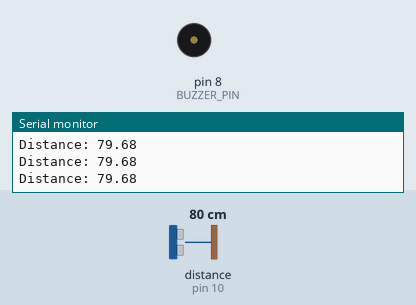
This sketch was run on a simulated Arduino Uno, built with avr-gcc and run on an emulated ATmega328P. Shown: buzzer (waves = sounding, pin HIGH), the last lines printed to the serial monitor. Wiring (inferred from the names in the program): ultrasonic range finder: trigger pin 9; echo pin 10. The inputs (shaded band) are chosen by the test bench; at power-on: distance to the obstacle (sensor on pin 10) 80 cm. The echo pulse lasts 58.3 µs per cm; pins used as bus, display or sensor lines are not drawn.

Above: at 1.2 s.
1.3 s: distance to the obstacle (sensor on pin 10) set to 56 cm
4.3 s: distance to the obstacle (sensor on pin 10) set to 48 cm
At 5.5 s:
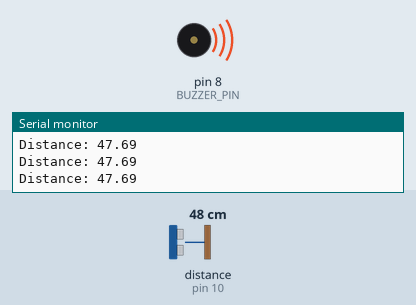
5.9 s: distance to the obstacle (sensor on pin 10) set to 60 cm
At 6.3 s:
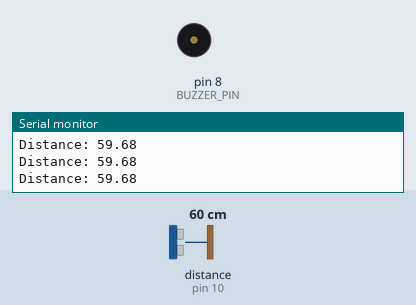
7.4 s: distance to the obstacle (sensor on pin 10) set to 2 cm
At 8.4 s:
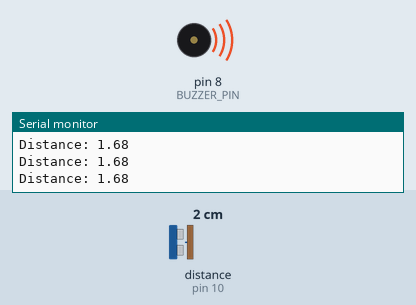
Timing chart, 0 to 9.9 s (numbered marks = the images above; inputs shaded):
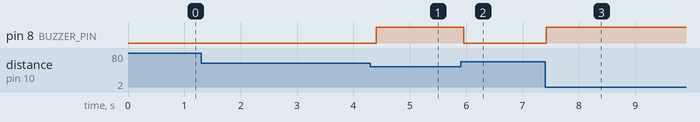

The sketch:

smart-blind-stick.ino
```cpp
#define TRIG_PIN 9
#define ECHO_PIN 10
#define BUZZER_PIN 8

void setup() {
  pinMode(TRIG_PIN, OUTPUT);
  pinMode(ECHO_PIN, INPUT);
  pinMode(BUZZER_PIN, OUTPUT);
  Serial.begin(9600);
}

void loop() {
  long duration;
  float distance;

  digitalWrite(TRIG_PIN, LOW);
  delayMicroseconds(2);

  digitalWrite(TRIG_PIN, HIGH);
  delayMicroseconds(10);
  digitalWrite(TRIG_PIN, LOW);

  duration = pulseIn(ECHO_PIN, HIGH);
  distance = duration * 0.0343 / 2;

  Serial.print("Distance: ");
  Serial.println(distance);

  if (distance > 0 && distance < 50) {
    digitalWrite(BUZZER_PIN, HIGH);
  } else {
    digitalWrite(BUZZER_PIN, LOW);
  }

  delay(100);
}
```

Measured:
- the behaviour switches between 51 and 50 cm on distance to the obstacle (sensor on pin 10) (found by bisection; images 0 and 1)
- after the input at 4.3 s, pin 8 (BUZZER_PIN): LOW → HIGH after 0.10 s
- after the input at 5.9 s, pin 8 (BUZZER_PIN): HIGH → LOW after 0.06 s
- after the input at 7.4 s, pin 8 (BUZZER_PIN): LOW → HIGH at once
